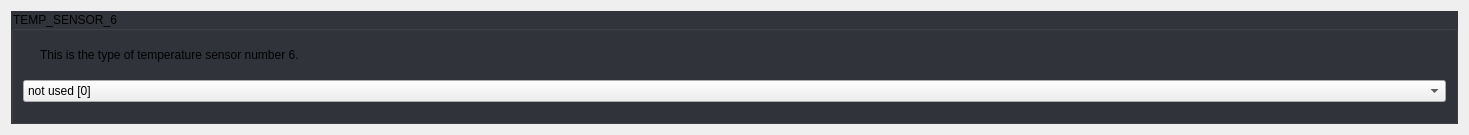
            <widget class="QWidget" name="scrollAreaWidgetContents_7">
             <property name="geometry">
              <rect>
               <x>0</x>
               <y>0</y>
               <width>1469</width>
               <height>135</height>
              </rect>
             </property>
             <property name="styleSheet">
              <string notr="true">#scrollAreaWidgetContents_7 {
	background: rgb(34, 35, 40);
}</string>
             </property>
             <layout class="QGridLayout" name="gridLayout_41">
              <property name="spacing">
               <number>10</number>
              </property>
              <item row="0" column="0">
               <widget class="QGroupBox" name="groupBox_10">
                <property name="focusPolicy">
                 <enum>Qt::StrongFocus</enum>
                </property>
                <property name="styleSheet">
                 <string notr="true">QGroupBox:!disabled {
	background: rgb(50, 52, 59);
}</string>
                </property>
                <property name="title">
                 <string>TEMP_SENSOR_6</string>
                </property>
                <property name="checkable">
                 <bool>false</bool>
                </property>
                <property name="checked">
                 <bool>false</bool>
                </property>
                <layout class="QGridLayout" name="gridLayout_10">
                 <property name="spacing">
                  <number>10</number>
                 </property>
                 <item row="0" column="0">
                  <widget class="QLabel" name="label_14">
                   <property name="sizePolicy">
                    <sizepolicy hsizetype="Fixed" vsizetype="Fixed">
                     <horstretch>0</horstretch>
                     <verstretch>0</verstretch>
                    </sizepolicy>
                   </property>
                   <property name="text">
                    <string/>
                   </property>
                   <property name="pixmap">
                    <pixmap resource="../resources/resources.qrc">:/info_FILL0_wght100_GRAD0_opsz20.svg</pixmap>
                   </property>
                  </widget>
                 </item>
                 <item row="0" column="1">
                  <widget class="QLabel" name="label_15">
                   <property name="text">
                    <string>This is the type of temperature sensor number 6.</string>
                   </property>
                   <property name="wordWrap">
                    <bool>true</bool>
                   </property>
                  </widget>
                 </item>
                 <item row="1" column="0" colspan="2">
                  <widget class="Dropdown" name="uTempSensor6Dropdown">
                   <property name="currentIndex">
                    <number>53</number>
                   </property>
                   <item>
                    <property name="text">
                     <string>MAX31865 with Pt100/Pt1000, 2, 3, or 4-wire (only for sensors 0-1) [-5]</string>
                    </property>
                   </item>
                   <item>
                    <property name="text">
                     <string>MAX31855 with Thermocouple, -200°C to +700°C (only for sensors 0-1) [-3]</string>
                    </property>
                   </item>
                   <item>
                    <property name="text">
                     <string>MAX6675 with Thermocouple, 0°C to +700°C (only for sensors 0-1) [-2]</string>
                    </property>
                   </item>
                   <item>
                    <property name="text">
                     <string>AD8495 with Thermocouple [-4]</string>
                    </property>
                   </item>
                   <item>
                    <property name="text">
                     <string>AD595 with Thermocouple [-1]</string>
                    </property>
                   </item>
                   <item>
                    <property name="text">
                     <string>100kΩ EPCOS - Best choice for EPCOS thermistors [1]</string>
                    </property>
                   </item>
                   <item>
                    <property name="text">
                     <string>100kΩ Same as #1, but 3.3V scaled for MEGA [331]</string>
                    </property>
                   </item>
                   <item>
                    <property name="text">
                     <string>100kΩ Same as #1, but 3.3V scaled for DUE [332]</string>
                    </property>
                   </item>
                   <item>
                    <property name="text">
                     <string>200kΩ ATC Semitec 204GT-2 [2]</string>
                    </property>
                   </item>
                   <item>
                    <property name="text">
                     <string>200kΩ Copymaster 3D [202]</string>
                    </property>
                   </item>
                   <item>
                    <property name="text">
                     <string>???Ω Mendel-parts thermistor [3]</string>
                    </property>
                   </item>
                   <item>
                    <property name="text">
                     <string>10kΩ Generic Thermistor !! DO NOT use for a hotend - it gives bad resolution at high temp. !! [4]</string>
                    </property>
                   </item>
                   <item>
                    <property name="text">
                     <string>100kΩ ATC Semitec 104GT-2/104NT-4-R025H42G - Used in ParCan, J-Head, and E3D, SliceEngineering 300°C [5]</string>
                    </property>
                   </item>
                   <item>
                    <property name="text">
                     <string>100kΩ Zonestar - Tronxy X3A [501]</string>
                    </property>
                   </item>
                   <item>
                    <property name="text">
                     <string>100kΩ Zonestar - used by hot bed in Zonestar Průša P802M [502]</string>
                    </property>
                   </item>
                   <item>
                    <property name="text">
                     <string>100kΩ Zonestar (Z8XM2) Heated Bed thermistor [503]</string>
                    </property>
                   </item>
                   <item>
                    <property name="text">
                     <string>100kΩ Zonestar P802QR2 (Part# QWG-104F-B3950) Hotend Thermistor [504]</string>
                    </property>
                   </item>
                   <item>
                    <property name="text">
                     <string>100kΩ Zonestar P802QR2 (Part# QWG-104F-3950) Bed Thermistor [505]</string>
                    </property>
                   </item>
                   <item>
                    <property name="text">
                     <string>100kΩ RPW-Ultra hotend [512]</string>
                    </property>
                   </item>
                   <item>
                    <property name="text">
                     <string>100kΩ EPCOS - Not as accurate as table #1 (created using a fluke thermocouple) [6]</string>
                    </property>
                   </item>
                   <item>
                    <property name="text">
                     <string>100kΩ Honeywell 135-104LAG-J01 [7]</string>
                    </property>
                   </item>
                   <item>
                    <property name="text">
                     <string>100kΩ Honeywell 135-104LAF-J01 [71]</string>
                    </property>
                   </item>
                   <item>
                    <property name="text">
                     <string>100kΩ Vishay 0603 SMD NTCS0603E3104FXT [8]</string>
                    </property>
                   </item>
                   <item>
                    <property name="text">
                     <string>100kΩ GE Sensing AL03006-58.2K-97-G1 [9]</string>
                    </property>
                   </item>
                   <item>
                    <property name="text">
                     <string>100kΩ RS PRO 198-961 [10]</string>
                    </property>
                   </item>
                   <item>
                    <property name="text">
                     <string>100kΩ Keenovo AC silicone mats, most Wanhao i3 machines - beta 3950, 1% [11]</string>
                    </property>
                   </item>
                   <item>
                    <property name="text">
                     <string>100kΩ Vishay 0603 SMD NTCS0603E3104FXT (#8) - calibrated for Makibox hot bed [12]</string>
                    </property>
                   </item>
                   <item>
                    <property name="text">
                     <string>100kΩ Hisens up to 300°C - for &quot;Simple ONE&quot; &amp; &quot;All In ONE&quot; hotend - beta 3950, 1% [13]</string>
                    </property>
                   </item>
                   <item>
                    <property name="text">
                     <string>100kΩ Calibrated for JGAurora A5 hotend [15]</string>
                    </property>
                   </item>
                   <item>
                    <property name="text">
                     <string>200kΩ ATC Semitec 204GT-2 Dagoma.Fr - MKS_Base_DKU001327 [18]</string>
                    </property>
                   </item>
                   <item>
                    <property name="text">
                     <string>100kΩ GTM32 Pro vB - hotend - 4.7kΩ pullup to 3.3V and 220Ω to analog input [22]</string>
                    </property>
                   </item>
                   <item>
                    <property name="text">
                     <string>100kΩ GTM32 Pro vB - bed - 4.7kΩ pullup to 3.3v and 220Ω to analog input [23]</string>
                    </property>
                   </item>
                   <item>
                    <property name="text">
                     <string>100kΩ Kis3d Silicone heating mat 200W/300W with 6mm precision cast plate (EN AW 5083) NTC100K - beta 3950 [30]</string>
                    </property>
                   </item>
                   <item>
                    <property name="text">
                     <string>100kΩ Maker's Tool Works Kapton Bed Thermistor - beta 3950 [60]</string>
                    </property>
                   </item>
                   <item>
                    <property name="text">
                     <string>100kΩ Formbot/Vivedino 350°C Thermistor - beta 3950 [61]</string>
                    </property>
                   </item>
                   <item>
                    <property name="text">
                     <string>4.7MΩ Dyze Design / Trianglelab T-D500 500°C High Temperature Thermistor [66]</string>
                    </property>
                   </item>
                   <item>
                    <property name="text">
                     <string>500kΩ SliceEngineering 450°C Thermistor [67]</string>
                    </property>
                   </item>
                   <item>
                    <property name="text">
                     <string>PT100 amplifier board from Dyze Design [68]</string>
                    </property>
                   </item>
                   <item>
                    <property name="text">
                     <string>100kΩ bq Hephestos 2 [70]</string>
                    </property>
                   </item>
                   <item>
                    <property name="text">
                     <string>100kΩ Generic Silicon Heat Pad with NTC100K MGB18-104F39050L32 [75]</string>
                    </property>
                   </item>
                   <item>
                    <property name="text">
                     <string>100kΩ Ultimachine Rambo TDK NTCG104LH104KT1 NTC100K motherboard Thermistor [2000]</string>
                    </property>
                   </item>
                   <item>
                    <property name="text">
                     <string>100kΩ EPCOS (1kΩ pullup) [51]</string>
                    </property>
                   </item>
                   <item>
                    <property name="text">
                     <string>200kΩ ATC Semitec 204GT-2 (1kΩ pullup) [52]</string>
                    </property>
                   </item>
                   <item>
                    <property name="text">
                     <string>100kΩ ATC Semitec 104GT-2 - Used in ParCan &amp; J-Head (1kΩ pullup) [55]</string>
                    </property>
                   </item>
                   <item>
                    <property name="text">
                     <string>100kΩ Found on some Wanhao i3 machines with a 10kΩ pull-up resistor [99]</string>
                    </property>
                   </item>
                   <item>
                    <property name="text">
                     <string>Pt100 with 1kΩ pullup (atypical) [110]</string>
                    </property>
                   </item>
                   <item>
                    <property name="text">
                     <string>Pt100 with 4.7kΩ pullup [147]</string>
                    </property>
                   </item>
                   <item>
                    <property name="text">
                     <string>Pt1000 with 1kΩ pullup (atypical) [1010]</string>
                    </property>
                   </item>
                   <item>
                    <property name="text">
                     <string>Pt1000 with 2.2kΩ pullup [1022]</string>
                    </property>
                   </item>
                   <item>
                    <property name="text">
                     <string>Pt1000 with 4.7kΩ pullup (E3D) [1047]</string>
                    </property>
                   </item>
                   <item>
                    <property name="text">
                     <string>Pt100 with circuit in the Ultimainboard V2.x with mainboard ADC reference voltage = INA826 amplifier-board supply voltage. [20]</string>
                    </property>
                   </item>
                   <item>
                    <property name="text">
                     <string>Pt100 with circuit in the Ultimainboard V2.x with 3.3v ADC reference voltage (STM32, LPC176x....) and 5V INA826 amplifier board supply. [21]</string>
                    </property>
                   </item>
                   <item>
                    <property name="text">
                     <string>Pt100 with circuit in Overlord, similar to Ultimainboard V2.x [201]</string>
                    </property>
                   </item>
                   <item>
                    <property name="text">
                     <string>not used [0]</string>
                    </property>
                   </item>
                   <item>
                    <property name="text">
                     <string>Custom - Specify parameters in Configuration_adv.h [1000]</string>
                    </property>
                   </item>
                   <item>
                    <property name="text">
                     <string>Dummy Table that ALWAYS reads 25°C or the temperature defined below. [998]</string>
                    </property>
                   </item>
                   <item>
                    <property name="text">
                     <string>Dummy Table that ALWAYS reads 100°C or the temperature defined below. [999]</string>
                    </property>
                   </item>
                  </widget>
                 </item>
                </layout>
               </widget>
              </item>
             </layout>
            </widget>
